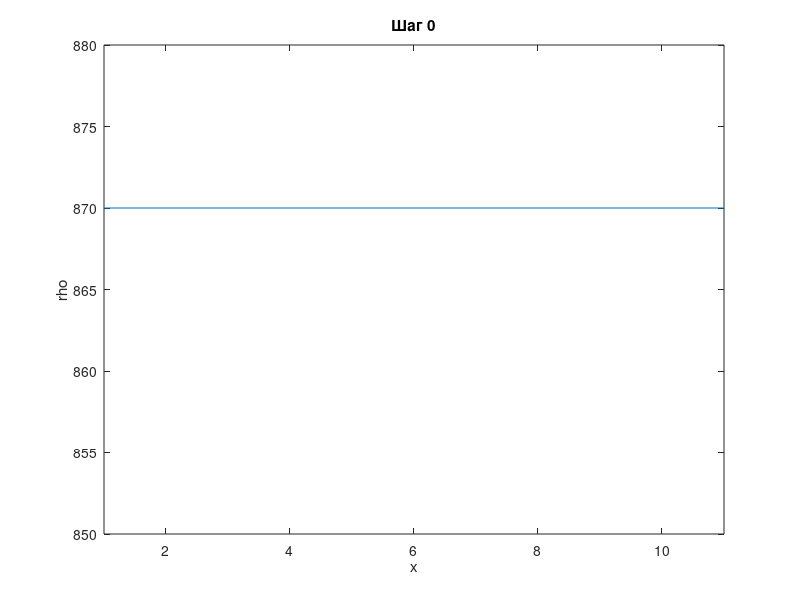
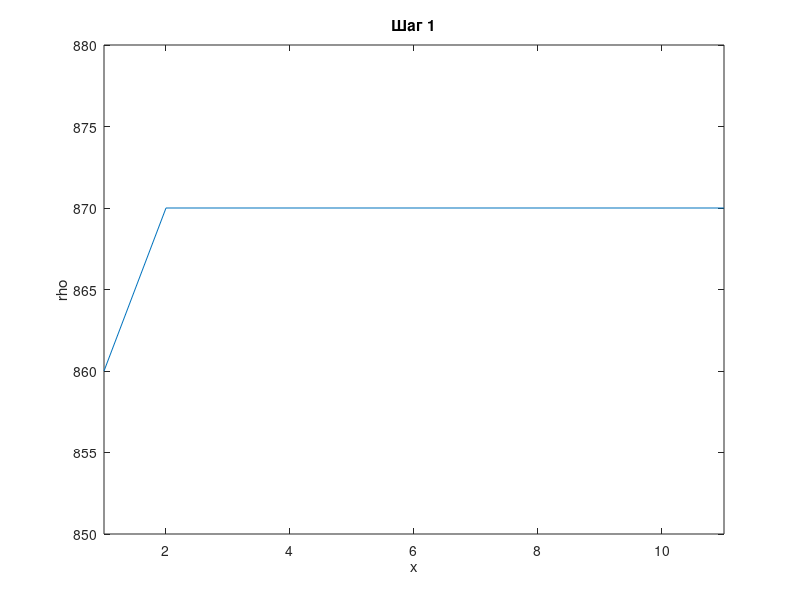
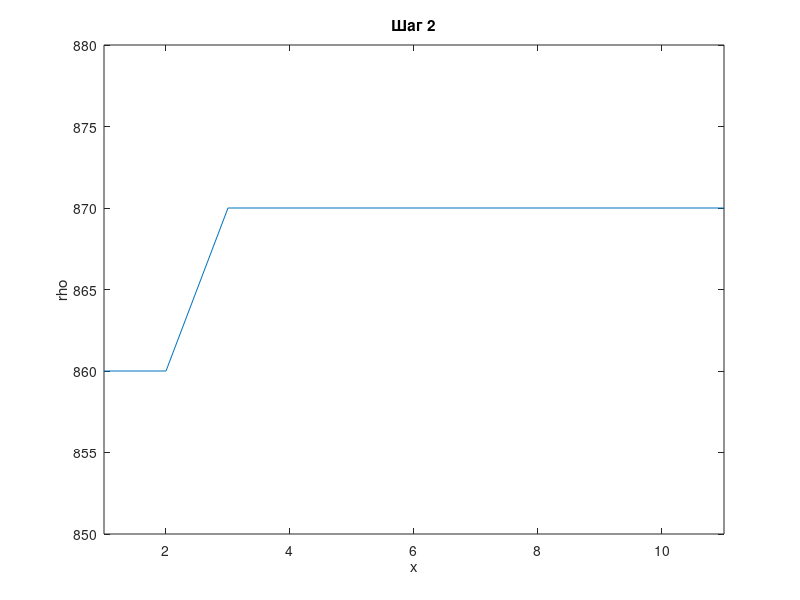
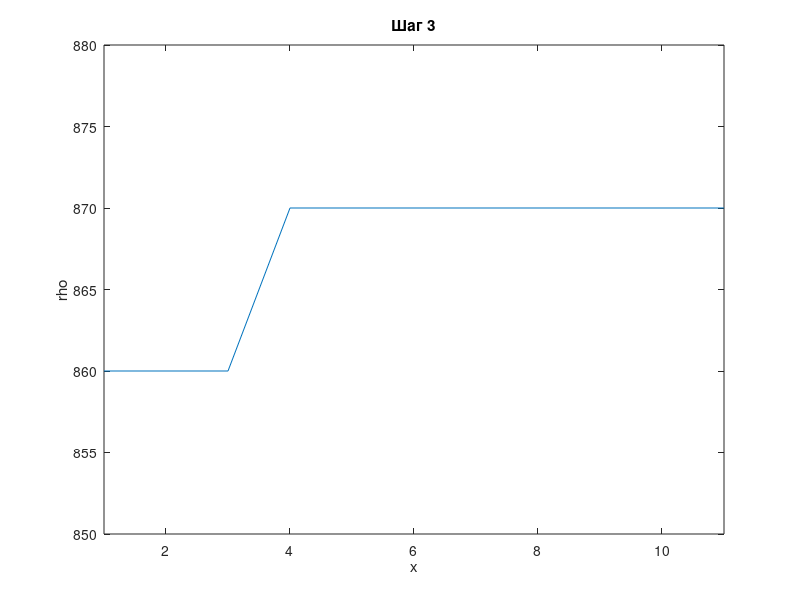

Source code (MATLAB) for these figures, in order:

data = load('layers.txt');
[n,m] = size(data)
x = linspace(1,11,11);
for i = 1:n % цикл по строкам матрицы данных
    y = data(i,1:m); % извлечение значений y
    plot(x,y); % построение графика
    xlim([1 m]);
    ylim([850 880]);
    xlabel('x'); % подпись оси x
    ylabel('rho'); % подпись оси y
    title(sprintf('Шаг %d', i-1)); % название графика
    % Сохранение графика в папку "my_folder"    
    filename = sprintf('my_plot_%d.png', i);
    fullpath = fullfile('plots', filename);
    saveas(gcf, fullpath);
end